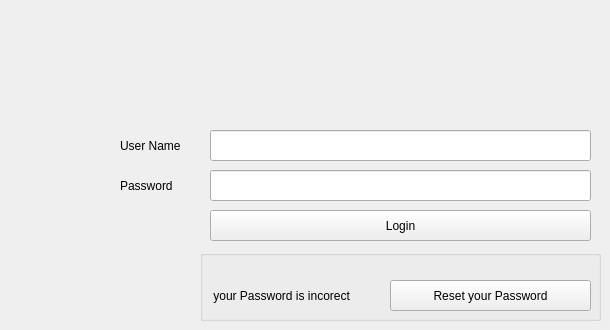
    <widget class="QWidget" name="tab_11">
     <property name="font">
      <font>
       <family>Segoe UI</family>
      </font>
     </property>
     <attribute name="title">
      <string>Page</string>
     </attribute>
     <widget class="QPushButton" name="pushButton_25">
      <property name="geometry">
       <rect>
        <x>210</x>
        <y>210</y>
        <width>381</width>
        <height>31</height>
       </rect>
      </property>
      <property name="font">
       <font>
        <family>Segoe UI</family>
       </font>
      </property>
      <property name="text">
       <string>Login</string>
      </property>
     </widget>
     <widget class="QLineEdit" name="lineEdit_31">
      <property name="geometry">
       <rect>
        <x>210</x>
        <y>130</y>
        <width>381</width>
        <height>31</height>
       </rect>
      </property>
      <property name="font">
       <font>
        <family>Segoe UI</family>
       </font>
      </property>
     </widget>
     <widget class="QLabel" name="label_31">
      <property name="geometry">
       <rect>
        <x>120</x>
        <y>130</y>
        <width>81</width>
        <height>31</height>
       </rect>
      </property>
      <property name="font">
       <font>
        <family>Segoe UI</family>
       </font>
      </property>
      <property name="text">
       <string>User Name</string>
      </property>
     </widget>
     <widget class="QLabel" name="label_32">
      <property name="geometry">
       <rect>
        <x>120</x>
        <y>170</y>
        <width>71</width>
        <height>31</height>
       </rect>
      </property>
      <property name="font">
       <font>
        <family>Segoe UI</family>
       </font>
      </property>
      <property name="text">
       <string>Password</string>
      </property>
     </widget>
     <widget class="QLineEdit" name="lineEdit_32">
      <property name="geometry">
       <rect>
        <x>210</x>
        <y>170</y>
        <width>381</width>
        <height>31</height>
       </rect>
      </property>
      <property name="font">
       <font>
        <family>Segoe UI</family>
       </font>
      </property>
      <property name="echoMode">
       <enum>QLineEdit::Password</enum>
      </property>
     </widget>
     <widget class="QGroupBox" name="groupBox_5">
      <property name="geometry">
       <rect>
        <x>200</x>
        <y>250</y>
        <width>401</width>
        <height>71</height>
       </rect>
      </property>
      <property name="font">
       <font>
        <family>Segoe UI</family>
       </font>
      </property>
      <property name="title">
       <string/>
      </property>
      <widget class="QPushButton" name="pushButton_26">
       <property name="geometry">
        <rect>
         <x>190</x>
         <y>30</y>
         <width>201</width>
         <height>31</height>
        </rect>
       </property>
       <property name="font">
        <font>
         <family>Segoe UI</family>
        </font>
       </property>
       <property name="text">
        <string>Reset your Password</string>
       </property>
      </widget>
      <widget class="QLabel" name="label_34">
       <property name="geometry">
        <rect>
         <x>10</x>
         <y>30</y>
         <width>181</width>
         <height>31</height>
        </rect>
       </property>
       <property name="font">
        <font>
         <family>Segoe UI</family>
        </font>
       </property>
       <property name="text">
        <string> your Password is incorect</string>
       </property>
      </widget>
     </widget>
    </widget>
